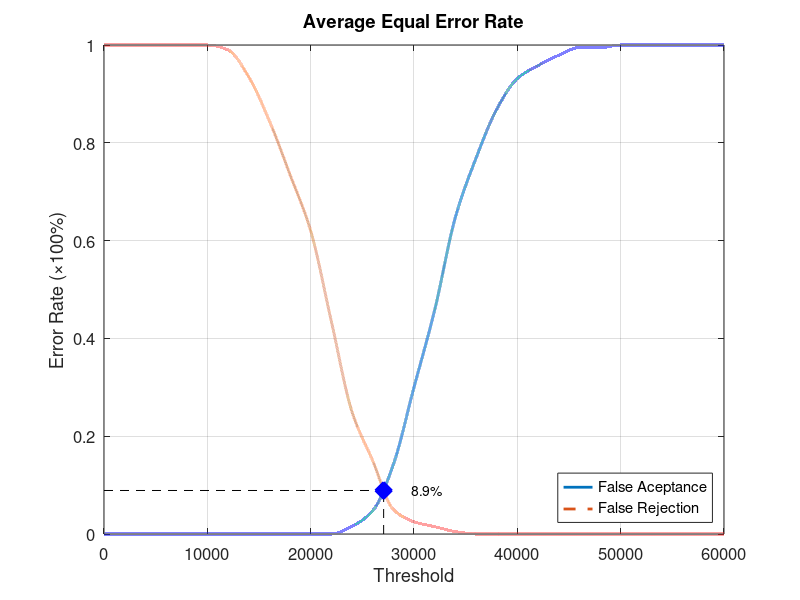
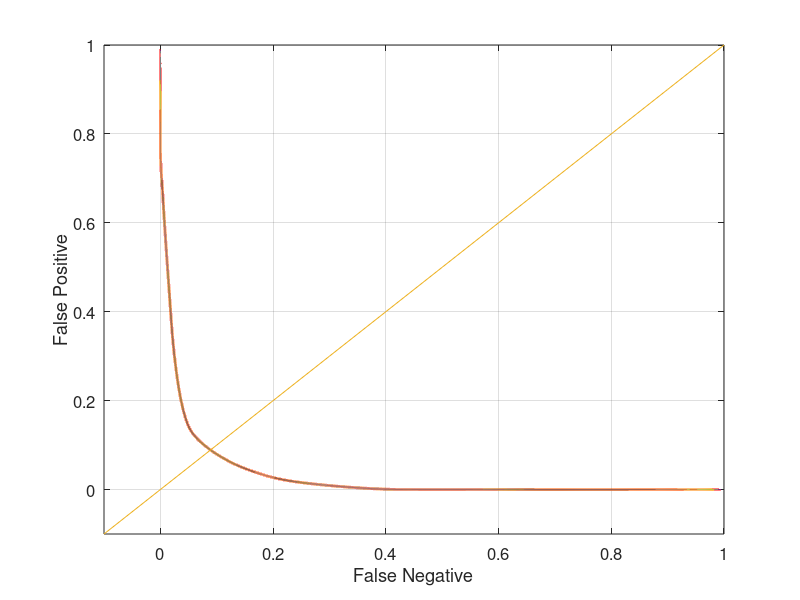

Source code (MATLAB) for these figures, in order:
function yEER = Database2_1
close all;
clear;
clc;
x = 0:2000:60000;
xq = 0:0.5:60000;

y0 = [0 0 0 0 0 0 0 0 0 0 0 0 0.0157895 0.0473684 0.142105 0.3 0.457895 0.647368 0.768421 0.868421 0.931579 0.957895 0.978947 0.994737 0.994737 1 1 1 1 1 1];
yy0 = interp1(x, y0, xq, 'pchip');
y1 = [1 1 1 1 1 1 0.99 0.935 0.845 0.735 0.62 0.435 0.25 0.15 0.05 0.025 0.015 0.005 0 0 0 0 0 0 0 0 0 0 0 0 0];
yy1 = interp1(x, y1, xq, 'pchip');

% Calculating EER: 
y2 = abs(y0 - y1);
find(y2 == min(y2))
yy2 = abs(yy0 - yy1);
xEER = find(yy2 == min(yy2));
xEERIndex = xq(xEER) % X-axis EER
yEER = yy0(xEER) % Y-axis EER

main = figure
plot(xq, yy0,'-','LineWidth', 2);	hold on
plot(xq, yy1,'--','LineWidth', 2);	hold on
plot([xEERIndex xEERIndex], [0 yEER], 'k--');	hold on
plot([0 xEERIndex], [yEER yEER], 'k--');	hold on
plot(xEERIndex, yEER, 'bx', 'LineWidth', 10);	hold on
text(xEERIndex + 10 * xEERIndex / 100, yEER, [num2str(round((10000 * yEER)) / 100) '%'])
legend('False Aceptance', 'False Rejection', 'Location', 'SouthEast')
xlabel('Threshold')
ylabel('Error Rate (\times100%)')
title('Average Equal Error Rate')
set(gca, 'FontSize', 12)
axis([0 60000 0 1])
grid on

print(main, 'Database2_1Main', '-dpng');
FNRxFPR = figure('Color', [1 1 1]);
plot(yy1, yy0, '-', yy1, yy0, 'LineWidth', 2);
hold on
y = -0.1:0.1:1
plot(y, y); 
set(gca, 'FontSize', 12)
xlabel('False Negative')
ylabel('False Positive')
axis([-0.1 1 -0.1 1])
set(gca, 'FontSize', 12)
grid on

print(FNRxFPR, 'Database2_1FNRxFPR','-dpng');
end
